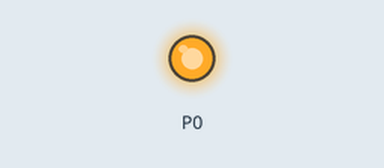
Recording of a program running on a simulated BBC micro:bit (MakeCode). Parts: output pins drawn as LEDs (lit = HIGH).

Above: at 0.2 s.
At 110.6 s:
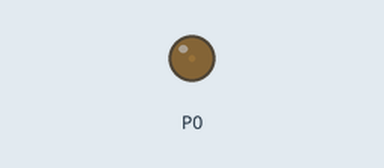
Timing chart, 0 to 112.1 s (numbered marks = the images above):
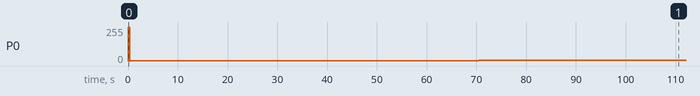

The program:

main.ts
```typescript
let control2 = 0
led.enable(false)
control2 += 0
basic.forever(function () {
    for (let index = 0; index < 4; index++) {
        pins.digitalWritePin(DigitalPin.P0, 1)
        basic.pause(100)
        pins.digitalWritePin(DigitalPin.P0, 0)
    }
    basic.pause(100)
    while (control2 < 1024) {
        control2 += 1
        pins.analogWritePin(AnalogPin.P0, control2)
        basic.pause(5000)
    }
    while (control2 < 0) {
        control2 += -1
        pins.analogWritePin(AnalogPin.P0, control2)
        basic.pause(5000)
    }
})
```

test.ts
```typescript
// aquí va el archivo "tests"; esto no se compilará cuando este paquete se utilice como una extensión.
```

Measured:
- by itself, P0: 0/255 → 255/255 at 0.00 s, → 0/255 0.40 s later, → 1/255 0.10 s later, → 2/255 30.0 s later, … (8 changes in this stretch)
